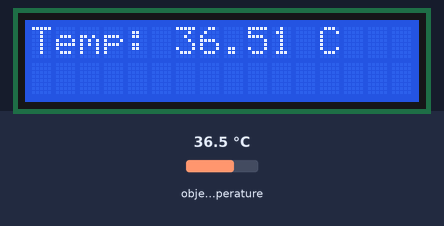
Recording of a sketch running on a simulated Arduino Uno, built with avr-gcc and run on an emulated ATmega328P. Shown: 16×2 character LCD. The test bench sets the inputs (shaded band); at power-on: object temperature 36.5 °C.

Above: at 3.2 s.
3.3 s: object temperature set to 20 °C
At 5.1 s:
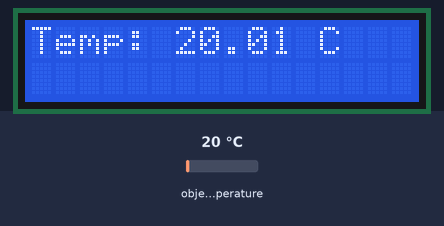
5.6 s: object temperature set to 26 °C
At 6.6 s:
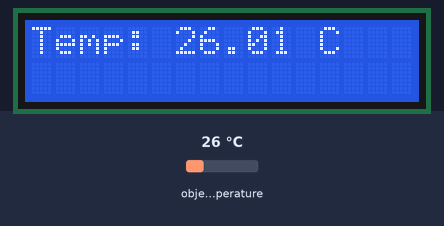
7.6 s: object temperature set to 32 °C
At 9.4 s:
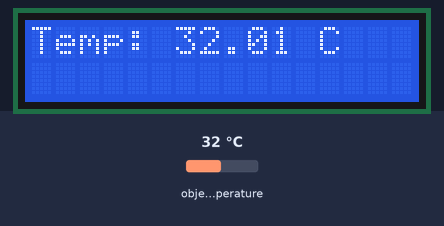
Timing chart, 0 to 10.9 s (numbered marks = the images above; inputs shaded):
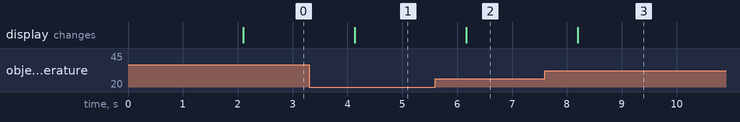

Measured:
- after the input at 3.3 s, the display: changes after 0.83 s (image 1)
- after the input at 5.6 s, the display: changes after 0.57 s (image 2)
- after the input at 7.6 s, the display: changes after 0.60 s (image 3)

The sketch:

thermometer.ino
```cpp
#include <Wire.h>
#include <Adafruit_MLX90614.h>
#include <LiquidCrystal_I2C.h>

Adafruit_MLX90614 mlx = Adafruit_MLX90614();
LiquidCrystal_I2C lcd(0x27, 16, 2); // LCD address and size

void setup() {
  Wire.begin();
  mlx.begin();
  lcd.begin();
  lcd.backlight();
  lcd.setCursor(0, 0);
  lcd.print("Contactless Thermo");
  delay(2000);
}

void loop() {
  float tempC = mlx.readObjectTempC();

  lcd.clear();
  lcd.setCursor(0, 0);
  lcd.print("Temp: ");
  lcd.print(tempC);
  lcd.print(" C");

  delay(1000);
}
```
